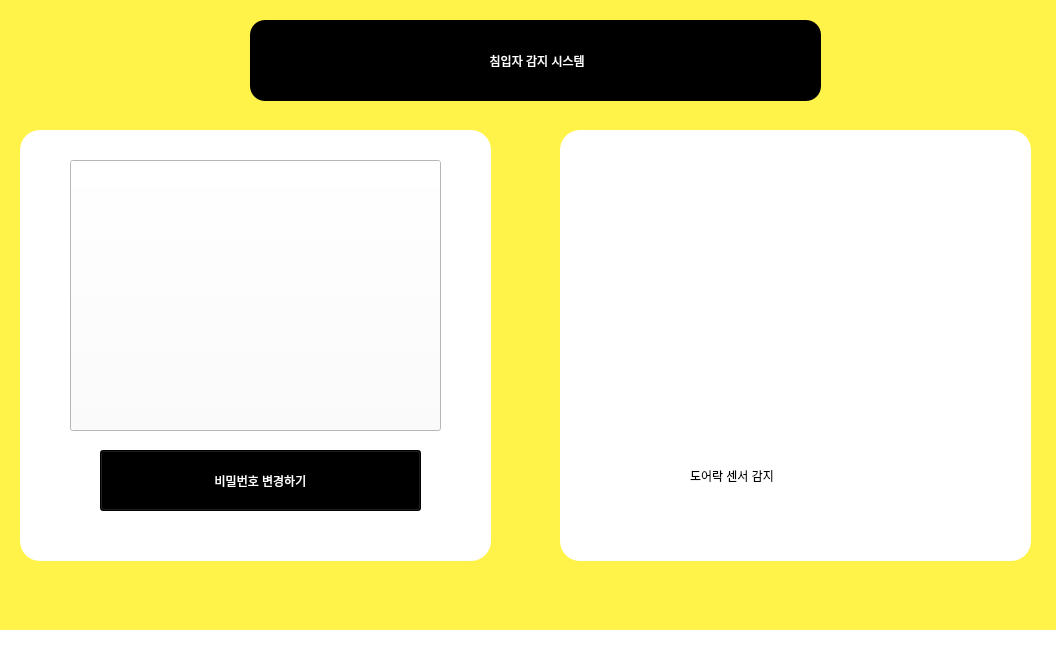
<?xml version="1.0" encoding="UTF-8"?>
<ui version="4.0">
 <class>MainWindow</class>
 <widget class="QMainWindow" name="MainWindow">
  <property name="geometry">
   <rect>
    <x>0</x>
    <y>0</y>
    <width>1056</width>
    <height>652</height>
   </rect>
  </property>
  <property name="windowTitle">
   <string>MainWindow</string>
  </property>
  <property name="styleSheet">
   <string notr="true">background-color: rgb(255, 255, 255);</string>
  </property>
  <widget class="QWidget" name="centralwidget">
   <widget class="QLabel" name="title">
    <property name="geometry">
     <rect>
      <x>250</x>
      <y>20</y>
      <width>571</width>
      <height>81</height>
     </rect>
    </property>
    <property name="styleSheet">
     <string notr="true">font: 200 22pt &quot;Arial Narrow&quot;;
background-color: rgb(0, 0, 0);
color : white;
border-radius : 15px;
</string>
    </property>
    <property name="text">
     <string> 침입자 감지 시스템</string>
    </property>
    <property name="alignment">
     <set>Qt::AlignCenter</set>
    </property>
   </widget>
   <widget class="QLabel" name="background">
    <property name="geometry">
     <rect>
      <x>0</x>
      <y>-10</y>
      <width>1056</width>
      <height>641</height>
     </rect>
    </property>
    <property name="styleSheet">
     <string notr="true">
background-color: rgb(255, 243, 73);</string>
    </property>
    <property name="text">
     <string/>
    </property>
   </widget>
   <widget class="QLabel" name="sensor">
    <property name="geometry">
     <rect>
      <x>560</x>
      <y>130</y>
      <width>471</width>
      <height>431</height>
     </rect>
    </property>
    <property name="styleSheet">
     <string notr="true">border-radius : 20px;</string>
    </property>
    <property name="text">
     <string/>
    </property>
   </widget>
   <widget class="QPushButton" name="picture">
    <property name="geometry">
     <rect>
      <x>650</x>
      <y>160</y>
      <width>301</width>
      <height>241</height>
     </rect>
    </property>
    <property name="styleSheet">
     <string notr="true">background-image: url(:/newPrefix/door.png);
border:none;
</string>
    </property>
    <property name="text">
     <string/>
    </property>
   </widget>
   <widget class="QLabel" name="sensor_text">
    <property name="geometry">
     <rect>
      <x>690</x>
      <y>450</y>
      <width>221</width>
      <height>51</height>
     </rect>
    </property>
    <property name="styleSheet">
     <string notr="true">font: 75 17pt &quot;Agency FB&quot;;</string>
    </property>
    <property name="text">
     <string>도어락 센서 감지</string>
    </property>
   </widget>
   <widget class="QLabel" name="password">
    <property name="geometry">
     <rect>
      <x>20</x>
      <y>130</y>
      <width>471</width>
      <height>431</height>
     </rect>
    </property>
    <property name="styleSheet">
     <string notr="true">border-radius : 20px;</string>
    </property>
    <property name="text">
     <string/>
    </property>
   </widget>
   <widget class="QPushButton" name="password_pic">
    <property name="geometry">
     <rect>
      <x>70</x>
      <y>160</y>
      <width>371</width>
      <height>271</height>
     </rect>
    </property>
    <property name="styleSheet">
     <string notr="true">background-image: url(:/newPrefix/password.png);</string>
    </property>
    <property name="text">
     <string/>
    </property>
   </widget>
   <widget class="QPushButton" name="password_bt">
    <property name="geometry">
     <rect>
      <x>100</x>
      <y>450</y>
      <width>321</width>
      <height>61</height>
     </rect>
    </property>
    <property name="styleSheet">
     <string notr="true">background-color: rgb(0, 0, 0);
font: 75 15pt &quot;Agency FB&quot;;
color : white;</string>
    </property>
    <property name="text">
     <string>비밀번호 변경하기</string>
    </property>
   </widget>
   <zorder>background</zorder>
   <zorder>title</zorder>
   <zorder>sensor</zorder>
   <zorder>picture</zorder>
   <zorder>sensor_text</zorder>
   <zorder>password</zorder>
   <zorder>password_pic</zorder>
   <zorder>password_bt</zorder>
  </widget>
  <widget class="QMenuBar" name="menubar">
   <property name="geometry">
    <rect>
     <x>0</x>
     <y>0</y>
     <width>1056</width>
     <height>26</height>
    </rect>
   </property>
  </widget>
  <widget class="QStatusBar" name="statusbar"/>
 </widget>
 <resources>
  <include location="sound.qrc"/>
  <include location="password.qrc"/>
  <include location="door.qrc"/>
  <include location="ultrasonic.qrc"/>
  <include location="knock.qrc"/>
 </resources>
 <connections/>
</ui>
